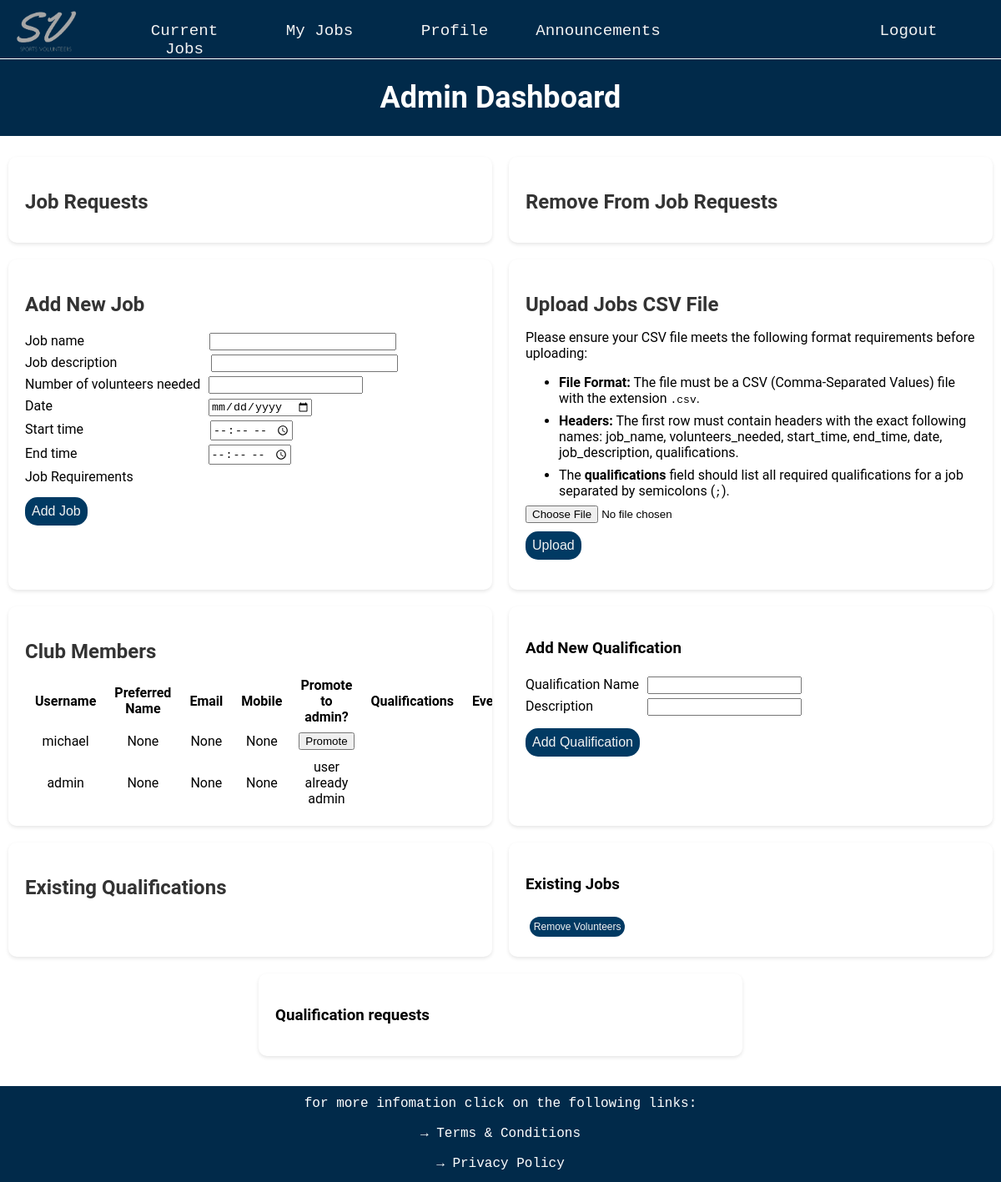
/admin, run on an earlier commit of the app's database.
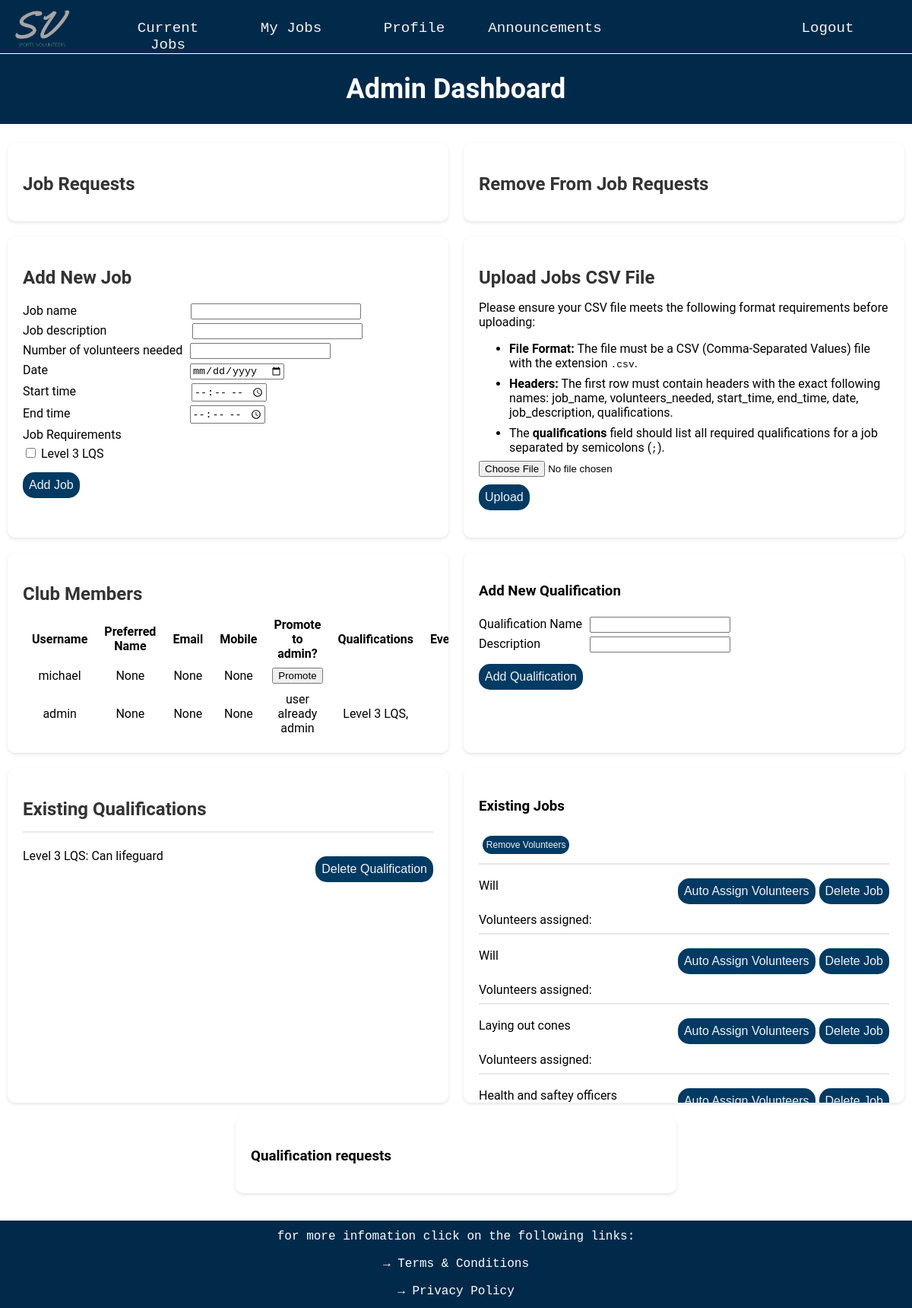
And on a later commit of the database.
### website/databases.py (models this page shows, shortened)
class User(UserMixin, db.Model):
    __tablename__ = 'users'
    user_id = db.Column(db.Integer, primary_key=True, autoincrement=True)
    username = db.Column(db.String(16), index=True, unique=True)
    password_hash = db.Column(db.String(64))
    email = db.Column(db.String(30))
    mobile = db.Column(db.String(15))
    preferred_name = db.Column(db.String(15))
    dob = db.Column(db.String(11))
    address = db.Column(db.String(50))
    jobs_completed = db.Column(db.Integer)
    admin = db.Column(db.Boolean)
    details = db.Column(db.String(255))
    qualifications = db.relationship('Qualification', secondary=user_qualifications,
                                     backref=db.backref('users', lazy='subquery'))
    jobs = db.relationship('Jobs', secondary='user_job_link',
                           backref=db.backref('assigned_users', lazy='dynamic'))

class Qualification(UserMixin, db.Model):
    __tablename__ = 'qualification'
    qualifications_id = db.Column(db.Integer, primary_key=True, autoincrement=True)
    qualification_name = db.Column(db.String(300))
    qualification_description = db.Column(db.String(300))

class Jobs(UserMixin, db.Model):
    __tablename__ = 'jobs'
    job_id = db.Column(db.Integer, primary_key=True)
    job_name = db.Column(db.String(20))
    volunteers_needed = db.Column(db.Integer)
    volunteers_needed_left = db.Column(db.Integer)
    start_time = db.Column(db.String(20))
    end_time = db.Column(db.String(20))
    date = db.Column(db.String(20))
    job_description = db.Column(db.String(300))
    job_qualifications = db.relationship('Qualification', secondary=job_requirements,
                                         backref=db.backref('required_for_jobs', lazy='subquery'))

### website/routes.py (the view, shortened to what this page needs)
@app.route('/admin', methods=['GET', 'POST'])
def admin():
    users = User.query.order_by(desc(User.jobs_completed)).all()
    qualifications = Qualification.query.all()
    new_job_form = newJobForm()
    jobs = Jobs.query.all()
    user_job_link = UserJobLink.query.all()
    requests = Requests.query.join(User).order_by(User.jobs_completed).all()
    qualification_requests = QualificationRequests.query.join(User).all()
    remove_requests = RemoveRequests.query.join(User).order_by(User.jobs_completed).all()
    new_job_form.job_requirements.choices = [(q.qualifications_id, q.qualification_name) for q in qualifications]
    qualification_form = QualificationForm()
    if 'delete_account_id' in request.form:
        user_delete_id = request.form['delete_account_id']
        user_delete = User.query.filter_by(user_id=user_delete_id).first()
        db.session.delete(user_delete)
        db.session.commit()
        return redirect(url_for('admin'))
    elif 'add_admin_user_id' in request.form:
        user_id = request.form['add_admin_user_id']
        user = User.query.filter_by(user_id = user_id).first()
        user.set_admin(True)
        db.session.commit()
        return redirect(url_for('admin'))
    elif 'increase_user_id' in request.form:
        user_id = request.form['increase_user_id']
        user = User.query.filter_by(user_id = user_id).first()
        user.increase_jobs()
        db.session.commit()
        return redirect(url_for('admin'))
    elif 'decrease_user_id' in request.form:
        user_id = request.form['decrease_user_id']
        user = User.query.filter_by(user_id=user_id).first()
        user.decrease_jobs()
        db.session.commit()
        return redirect(url_for('admin'))
    return render_template('admin.html', users=users, new_job_form=new_job_form, qualification_form=qualification_form,
                           qualifications=qualifications, requests = requests, remove_requests = remove_requests,
                           jobs = jobs, user_job_link = user_job_link, all_users = User,
                           prescription_level = prescription_level, qualification_requests = qualification_requests)

### website/forms.py
class newJobForm(FlaskForm):
    job_name = StringField('Job name', validators=[input_required()])
    job_description = StringField('Job description', validators=[input_required()])
    volunteers_needed = IntegerField('Number of volunteers needed', validators=[input_required(), NumberRange(min=0)])
    start_time = TimeField('Start time', validators=[input_required()])
    end_time = TimeField('End time', validators=[input_required()])
    date = DateField('Date', validators=[input_required()], format='%Y-%m-%d')
    job_requirements = MultiCheckboxField('Job Requirements', coerce=int)
    submit = SubmitField('Add Job')

class QualificationForm(FlaskForm):
    qualification_name = StringField('Qualification Name', validators=[input_required()])
    qualification_description = StringField('Description', validators=[input_required()])
    submit = SubmitField('Add Qualification')

### website/templates/admin.html (shortened to what the changed rows need)
{% extends "layout.html" %}
{% block page_content %}
<div class="p-title-box-admin">
    <h1 class = 'profile-title'>Admin Dashboard</h1>
</div>
<div class="admin-container">
    <div class="admin-box admin-scrollable-box">
        <h2>Job Requests</h2>
    </div>
    <div class="admin-box admin-scrollable-box">
        <h2>Remove From Job Requests</h2>
    </div>
    <div class="admin-box">
        <h2>Add New Job</h2>
        <div class="admin-new-job">
        <form action="" method="POST">
            <div>
                {% for subfield in new_job_form.job_requirements %}
                <div>
                    {{ subfield }} {{ subfield.label }}
                </div>
                {% endfor %}
            </div>
        </form>
        </div>
    </div>
    <div class="admin-box">
        <h2>Upload Jobs CSV File</h2>
    </div>
    <div class="admin-box admin-scrollable-box">
        <h2>Club Members</h2>
        <table class="admin-club-member">
            <thead class="admin-club-table">
                <tr>
                    <th>Username</th>
                    <th>Preferred Name</th>
                    <th>Email</th>
                    <th>Mobile</th>
                    <th>Promote to admin?</th>
                    <th>Qualifications</th>
                    <th>Events</th>
                </tr>
            </thead>
            <tbody>
            {% for user in users %}
            <tr>
                <td>{{ user.username }}</td>
                <td>{{ user.preferred_name }}</td>
                <td>{{ user.email }}</td>
                <td>{{ user.mobile }}</td>
                {% if not user.admin %}
                <td>
                    <div>
                        <form method="post" onclick="return confirm('Are you sure you want to promote user to an admin?');">
                            <input type="submit" value="Promote" class="class='admin-button'">
                        </form>
                    </div>
                </td>
                {% else %}
                <td>user already admin</td>
                {% endif %}
                <td>{% for qualification in user.qualifications %}
                    {{ qualification.qualification_name }},
                    {% endfor %}
                </td>
                <td>{{ user.events }}</td>
            </tr>
            {% endfor %}
            </tbody>
        </table>
    </div>
    <div class="admin-box admin-scrollable-box">
        <h2>Existing Qualifications</h2>
        {% for qualification in qualifications %}
        <div class="admin-qual">
        <hr>
        <div>
            <p>{{ qualification.qualification_name }}: {{ qualification.qualification_description }}</p>
            <div>
                <form method = "post" action="{{ url_for('delete_qualification', qualifications_id=qualification.qualifications_id) }}" onclick="return confirm('Are you sure you want to delete this qualification?');">
                    <input type = "submit" value = "Delete Qualification" class='admin-button'>
                </form>
            </div>
        </div>
        </div>
        {% endfor %}
    </div>
    <div class="admin-box admin-scrollable-box">
        {% for job in jobs %}
            <div class="admin-jobs">
                <hr>
                <div>
                    <p>{{ job.job_name }}</p>
                    <div>
                        {% if not prescription_level == 'free' %}
                        <form method = "post">
                            <input type = "submit" value = "Auto Assign Volunteers" class='admin-button'>
                        </form>
                        {% endif %}
                        <form method = "post" action="{{ url_for('delete_job', job_id=job.job_id) }}" onclick="return confirm('Are you sure you want to delete this job?');">
                            <input type = "submit" value = "Delete Job" class='admin-button'>
                        </form>
                    </div>
                </div>
                <div class='volunteers-assigned-flex'>
                    <div class='volunteers-assigned-item'>Volunteers assigned:</div>
                    <div class='volunteers-assigned-item column'>
                    </div>
                </div>
            </div>
            {% endfor %}
    </div>
</div>
{% endblock %}

What changed in the data, as far as the page shows it:
added Qualification: qualification_name "Level 3 LQS", qualification_description "Can lifeguard"
added Jobs: job_name "Will"
added Jobs: job_name "Will"
added Jobs: job_name "Laying out cones"
added Jobs: job_name "Health and saftey officers"
Also different on the page:
new list line: "☐ Level 3 LQS"
